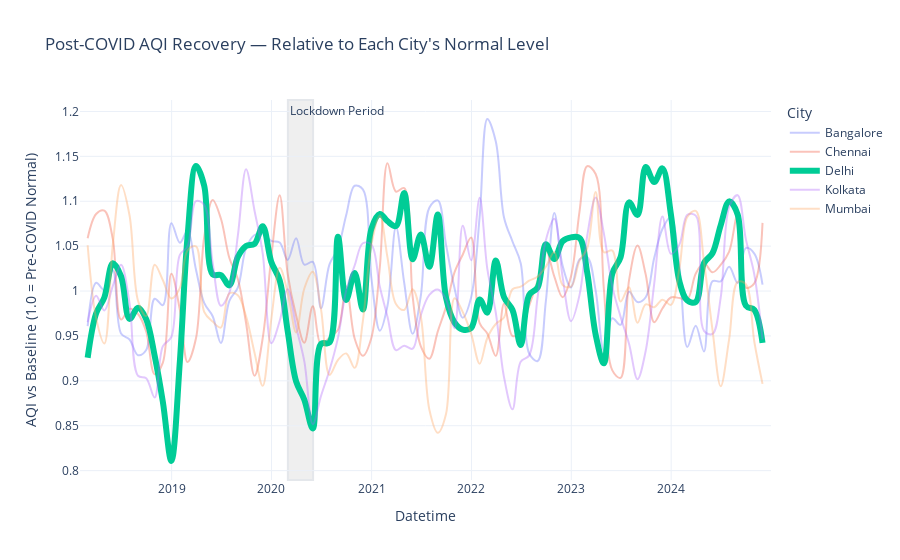

Notebook cell for this chart:
### Code cell
import plotly.express as px

fig = px.line(
    indexed_monthly,
    x="Datetime",
    y="smooth",
    color="City",
    line_shape="spline",
    title="Post-COVID AQI Recovery — Relative to Each City's Normal Level"
)

# highlight Delhi only
for trace in fig.data:
    if trace.name == "Delhi":
        trace.line.width = 6
    else:
        trace.line.width = 2
        trace.opacity = 0.35

# add COVID band instead of vline (more readable)
fig.add_vrect(
    x0="2020-03-01",
    x1="2020-06-01",
    fillcolor="gray",
    opacity=0.12,
    layer="below",
    annotation_text="Lockdown Period",
    annotation_position="top left"
)

fig.update_layout(
    template="plotly_white",
    height=560,
    hovermode="x unified",
    yaxis_title="AQI vs Baseline (1.0 = Pre-COVID Normal)",
    legend_title="City"
)

fig.show()
fig.write_html("../plots/recovery_covid.html")
